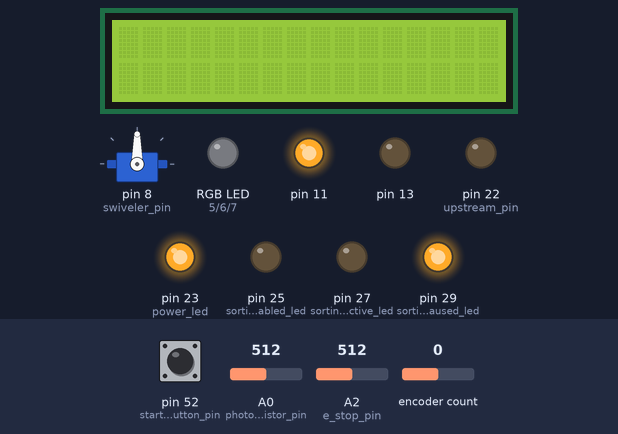
This program was run on a simulated Arduino Mega 2560, built with avr-gcc and run on an emulated ATmega2560. Parts: servo, 16×2 character LCD, an RGB LED mixed from three pins (HIGH = lit), output pins drawn as LEDs (lit = HIGH). The inputs (shaded band) are chosen by the test bench; at power-on: pin 52 (start_stop_button_pin) LOW, A2 (e_stop_pin) = 512, A0 (phototransistor_pin) = 512, encoder count 0. What the program prints to the serial monitor is not drawn.

Above: at 1.2 s.
1.3 s: pin 52 (start_stop_button_pin) pulled HIGH for 1 s
At 3.0 s:
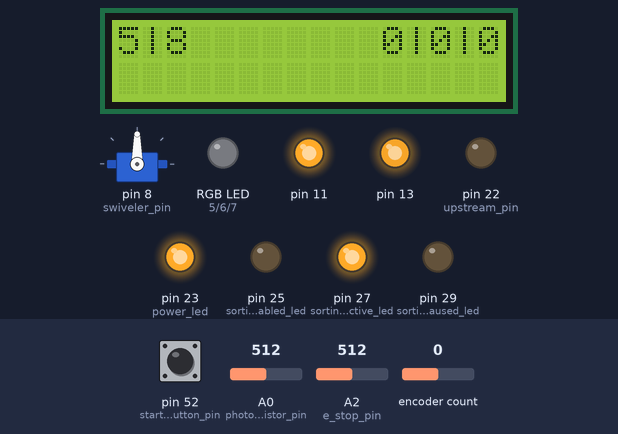
At 3.7 s:
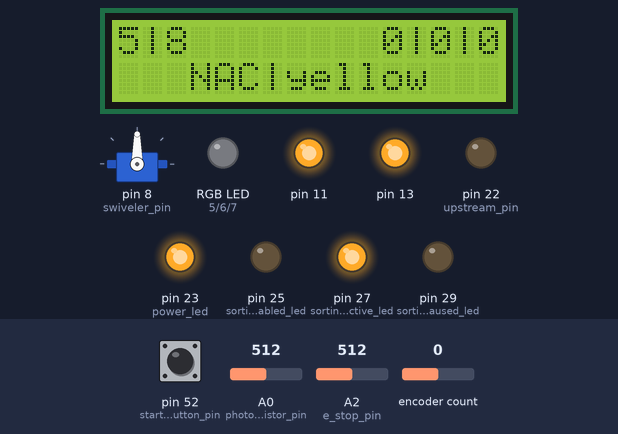
3.8 s: A2 (e_stop_pin) set to 265
6.8 s: A2 (e_stop_pin) set to 238
At 7.8 s:
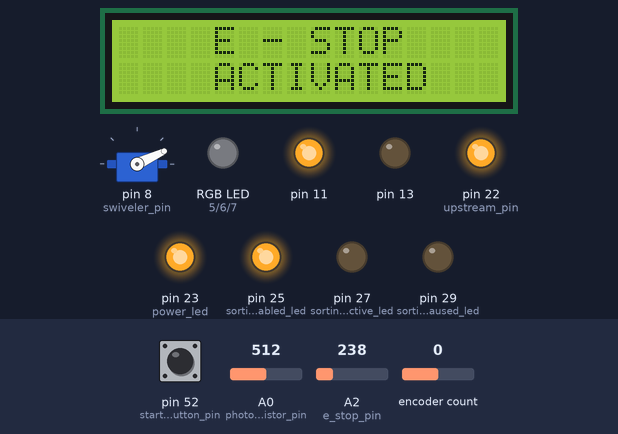
Timing chart, 0 to 9.8 s (numbered marks = the images above; inputs shaded):
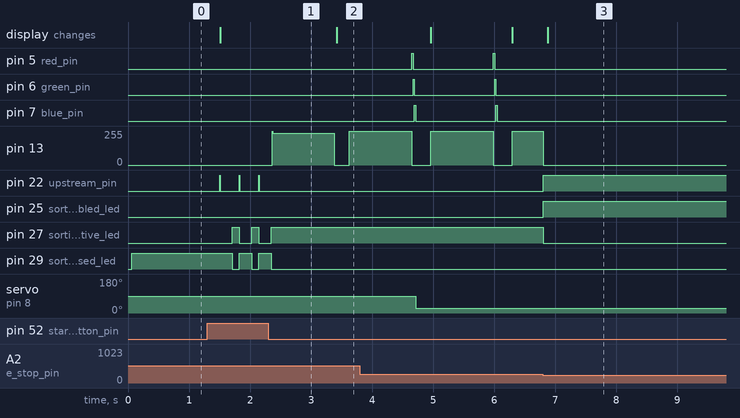

The program:

main.cpp
```cpp
#include <Arduino.h>

#include "config/config_values_2.h"
#include "ConfigParser.hpp"
#include "MotorEncoder.hpp"
#include "Module.hpp"

MotorEncoder motor_encoder(ena_pin, in1_pin, in2_pin, encoder_1_pin, encoder_2_pin, gear_ratio, encoder_counts);
ColorSensor color_sensor(red_pin, green_pin, blue_pin, phototransistor_pin);
Disk disk(&motor_encoder, limit_switch_pin);
Swiveler swively(swiveler_pin);
HandSensor hand_sensor(hand_sensor_pin, threshold_hand_sensor);
MMQueue mm_queue(mm_queue_pins, emitter_pin);
HallSensor hall_sensor(hall_sensor_pin);

ConfigParser config(module_adress, adress_pins, sorting_color_pins, queue_size_pins);
Module mod(BLUE, &mm_queue, &color_sensor, &hall_sensor, &swively, &disk, &config, &hand_sensor, upstream_pin, downstram_pin);

bool running = false;

int num_rotations_for_sensing = 5;
int i = 0;

void setup()
{
    Serial.begin(9600);
    motor_encoder.set_pid_values(K_p, K_d,K_i,alpha);
    mod.init();
    // pinMode(14, OUTPUT);
    // digitalWrite(14, HIGH);
    // motor_encoder.set_speed(150);
    // mod.calibrate();
    // motor_encoder.set_speed(70);
}

void loop() {
    // color_sensor.turn_blue();
    // delay(1000);

    // color_sensor.turn_green();
    // delay(1000);

    // color_sensor.turn_red();
    // delay(5000);

    mod.step();
    // Serial.println(hand_sensor.is_hand());
    // if (disk.move_to_next()){
    //     delay(2000);
    //     disk.reset_time();
    // }
    // if (!running)
    // {
    //     if (digitalRead(start_stop_button_pin))
    //     {
    //         running = true;
    //         disk.reset_time();
    //     }
    // }

    // if (running)
    // {
    //     if (disk.move_to_next())
    //     {
    //         if (i >= 1) color_sensor.calibrate();
    //         delay(2000);
    //         disk.reset_time();
    //         i++;
    //     }
    //     if (i > num_rotations_for_sensing)
    //     {
    //         running=false;
    //     }
    // }
    // motor_encoder.drive_to(-20);
}
```

ColorSensor.hpp
```cpp
#ifndef CE506111_D7C2_4F9A_8BBB_A35244951C3F
#define CE506111_D7C2_4F9A_8BBB_A35244951C3F

#include <Arduino.h>

enum COLORS{
    RED,
    GREEN,
    BLUE,
    YELLOW,
    BROWN,
    ORANGE,
    NOT_A_COLOR
};

class ColorSensor{

    public:

        ColorSensor(int red_pin, int green_pin, int blue_pin, int analogPin);
        ~ColorSensor();

        COLORS get_color();
        void calibrate();
        String color_to_string(COLORS color);

        void turn_red();
        void turn_blue();
        void turn_green();
    private:


        bool is_red(int r, int g, int b);
        bool is_green(int r, int g, int b);
        bool is_blue(int r, int g, int b);
        bool is_brown(int r, int g, int b);
        bool is_yellow(int r, int g, int b);
        bool is_orange(int r, int g, int b);

        /**
         * @brief populates the rgb_arr
         *
         */
        void sense();

        void turn_off();

        int red_pin, blue_pin, green_pin, analogPin;
        int delayTime = 20; // ms
        int rgb_arr[3];


};

#endif /* CE506111_D7C2_4F9A_8BBB_A35244951C3F */
```

Disk.hpp
```cpp
#ifndef B700CA3A_13CA_4997_94F8_7ED00388A6DF
#define B700CA3A_13CA_4997_94F8_7ED00388A6DF

#include "MotorEncoder.hpp"

enum disk_position_enum{
    COLLECTION = 0,
    HALL_SENSOR = 72,
    COLOR_SENSOR = 144,
    TRASH = 216,
    LAST = 288,
    END = 360
};

class Disk{

    public:

        Disk(MotorEncoder *motor, int limit_switch_pin);
        ~Disk();

        bool move_to_next();
        void pause();
        void continue_disk();
        void reset_time();
        void drive_to_zero();
        void init();

    private:

        bool move_to(disk_position_enum des_position);
        void update_position(disk_position_enum pos);

        bool running;

        disk_position_enum curr_position;
        disk_position_enum next_position;

        int rotation_num;
        int limit_switch_pin;

        MotorEncoder *motor;

};

#endif /* B700CA3A_13CA_4997_94F8_7ED00388A6DF */
```

HandSensor.hpp
```cpp
#ifndef D64DD21F_00E0_4890_B4D8_D0821B2BFBCC
#define D64DD21F_00E0_4890_B4D8_D0821B2BFBCC

#include "Arduino.h"

class HandSensor{

    public:
        HandSensor(int analog_pin, int limit);
        ~HandSensor();

        void init();
        bool is_hand();


    private:

        int limit;
        int analog_pin;

};

#endif /* D64DD21F_00E0_4890_B4D8_D0821B2BFBCC */
```

MMQueue.hpp
```cpp
#ifndef BD9F70C2_485C_4D44_9E82_7E4C03E7027D
#define BD9F70C2_485C_4D44_9E82_7E4C03E7027D

 #include <QTRSensors.h>
 #include <Arduino.h>

class MMQueue{

    public:
        MMQueue( const uint8_t sensor_pins[], int emitter_pin);
        ~MMQueue();

        /**
         * @brief
         *
         * checks the queue to count how many m&m's are in the funnel
         *
         * @return true if the queue is not full
         * @return false if the queue is full
         */
        bool is_full();

        double num_mm_in_queue();

        void init();

    private:
        int num_sensors;

        const uint8_t *sensor_pins;
        int emitter_pin;

        uint16_t sensor_values[13];

        QTRSensors *qtr_sensor;


};

#endif /* BD9F70C2_485C_4D44_9E82_7E4C03E7027D */
```

Module.hpp
```cpp
#ifndef AEDE749B_8240_4CFB_8C20_3850DA287764
#define AEDE749B_8240_4CFB_8C20_3850DA287764

#include "ColorSensor.hpp"
#include "Disk.hpp"
#include "MMQueue.hpp"
#include "HallSensor.hpp"
#include "Swiveler.hpp"
#include <cppQueue.h>
#include "LCD.hpp"
#include "HandSensor.hpp"
#include "ConfigParser.hpp"

struct mm_attr{
    bool metal;
    bool right_color;
};

class Module{

    public:

        Module(COLORS target_color, MMQueue *mm_queue, ColorSensor *color_sensor, HallSensor *hall_sensor, Swiveler *swively,
                Disk *disk, ConfigParser *ConfigParser, HandSensor *hand_sensor, int upstream_io_pin, int downstream_io_pin);
        ~Module();

        /**
         * @brief sets the disk position at the beginning
         */
        void calibrate();

        /**
         * @brief a single step in the Module
         *
         */
        void step();

        /**
         * @brief initializes the module - must be called in init()
         *
         */
        void init();

    private:

        enum LED_STATUS{
            ACTIVE,
            PAUSED,
            DISABLED
        };

        bool running;
        bool started;
        bool is_top;

        COLORS target_color;
        COLORS last_color;

        int max_queue_size;

        MMQueue *mm_queue;
        ColorSensor *color_sensor;
        HallSensor *hall_sensor;
        Swiveler *swively;
        Disk *disk;
        cppQueue *mm_command_queue;
        HandSensor *hand_sensor;
        MotorEncoder *hopper_motor;
        LCD *lcd;
        ConfigParser *config_parser;

        // intermodular communication
        int upstream_io_pin;
        int downstream_io_pin;

        // LED communication
        int power_led = 23;
        int sorting_active_led = 27;
        int sorting_paused_led = 29;
        int sorting_disabled_led = 25;

        // button_pins
        int e_stop_pin= A2;
        int start_stop_button_pin = 52;

        // tracking sorted mm's
        int num_sorted;
        int num_unsorted;
        int num_contaminants;

        /**
         * @brief senses the color of an mm
         */
        void sense_color();

        /**
         * @brief senses for metal at the hall effect sensor
         */
        void sense_metal();

        /**
         * @brief checks if the downstream message is to stop the arduino
         * @return true downstream queue is full
         * @return false downstream queue is not full
         */
        bool check_downstream();

        /**
         * @brief pauses the module
         */
        void pause();

        /**
         * @brief if the module is paused then it continues
         */
        void continue_module();

        /**
         * @brief reads the e-stop button and makes sure the arduino knows whats going on
         * @return true e stop button is on
         * @return false e stop button is off
         */
        bool e_stop_activated();

        /**
         * @brief sends message to upstream module to pause
         */
        void send_upstream_pause();

        /**
         * @brief tells the upstream module to continue
         */
        void send_upstream_continue();

        /**
         * @brief is there a hand in the machine
         *
         * @return true yes there is a hand in the machine
         * @return false no there isnt a hand in the machine
         */
        bool is_hand();

        /**
         * @brief reads the hall sensor and the color position and adds the appropriate things to the queue
         *
         */
        COLORS check_mm();

        /**
         * @brief sends the swiveler to the correct position based on the mm
         *
         */
        void move_swiveler_and_update_counts(const mm_attr &mm_at_swiveler);

        /**
         * @brief didplays the top row on the LCD display - this shows the queue and counts
         *
         * @param queue_size
         */
        void display_top_row(int queue_size);

        /**
         * @brief displays the bottom row on the LCD which shows the color
         * !! warning this is a slow command !!
         *
         * @param color
         */
        void display_bottom_row(COLORS color);

        /**
         * @brief reads the config from the other mega
         * TODO: still has to be done and tested
         */
        void wait_for_config();

        /**
         * @brief checks if the start_stop_button has been depressed
         *
         * @return true if the button is pressed
         * @return false if the button is not pressed
         */
        bool is_start_stop_button();

        /**
         * @brief special case of pause b/c it contains an infinite loop that waits for e_stop to be reset
         * and the button to be pressed
         */
        void e_stop_pause();

        /**
         * @brief enters an infinte loop until the hand is removed the the button is pressed
         */
        void hand_sensor_pause();

        /**
         * @brief turns the led to the correct color;
         *
         * @param led_status
         */
        void set_led(LED_STATUS led_status);

};

#endif /* AEDE749B_8240_4CFB_8C20_3850DA287764 */
```

MotorEncoder.hpp
```cpp
#ifndef BADE85DE_23EB_439C_B233_928A4F2E5B39
#define BADE85DE_23EB_439C_B233_928A4F2E5B39

#include "Encoder.h"

class MotorEncoder{

    public:
        /**
        * @brief Construct a new Motor Encoder object
        *
        * @param ena_pin
        * @param in1_pin
        * @param in2_pin
        * @param encoder_a_pin1 should be interrupt enabled
        * @param encoder_a_pin2
        * @param encoder_b_pin1 should be interrupt enabled
        * @param encoder_b_pin2
        */
        MotorEncoder(int ena_pin, int in1_pin, int in2_pin, int encoder_pin1, int encoder_pin2, int gear_ratio, int count);
        ~MotorEncoder();

        /**
         * @brief resets the position of the encoder to 0 degrees
         */
        void reset();

        /**
         * @brief turns on the motor to the speed value in the instance variable
         */
        void turn_on();

        /**
         * @brief Sets the speed of the motor
         *
         * @param speed
         * @return int -> the speed it was set to (since the speed will be normalized in case of < 0
         *                                          or > 75)
         */
        double set_speed(double speed);

        /**
         * @brief turns off the motor (does not reset the speed variable)
         */
        void turn_off();

        /**
         * @brief sets rotation to cw
         */
        void cw();

        /**
         * @brief sets rotation to ccw
         */
        void ccw();


        /**
         * @brief drives to a certain position in degrees [0 - 360]
         *
         * @param degrees to drive to
         * @return true motor is at that position
         * @return false motor is still driving to position
         */
        bool drive_to(int degrees);

        double set_init_speed(double speed);
        void set_pid_values(double Kp, double Kd, double Ki, double alpha);

        void reset_time() {
            t_old = micros() / 1000000.0;
            t_start = t_old;
        }

    private:

        int ena_pin;
        int in1_pin;
        int in2_pin;

        int gear_ratio;
        int count;

        bool direction_clockwise;

        float deg_per_count;

        double speed;

        Encoder *encoder;

        /**
         * @brief normalizes the speed to make sure it doesnt go above 255 or below 0
         *
         * @param speed
         * @return int returns the normalized speed
         */
        double normalize_speed(double speed);

        /**
         * @brief Gets the encoder_counts in the deg
         *
         * @return float
         */
        float get_pos();

        void pid(double des);

        double t_start;
        double t_old;
        double T_interval = .001;
        double Kp, Kd, Ki;
        double error_old, dError_filt_old;
        double delta_t;
        double error;
        double integralError;
        double dErrordt;
        double dErrordtFilt;
        double V;
        unsigned long t_ms;
        double t;
        double alpha;
        double pos;
        double old_pos;
};

#endif /* BADE85DE_23EB_439C_B233_928A4F2E5B39 */
```

Swiveler.hpp
```cpp
#ifndef B88F8F98_8AEF_4956_A98B_C2E3A697A545
#define B88F8F98_8AEF_4956_A98B_C2E3A697A545

#include <Servo.h>


enum swiveler_position_enum{
    CLOSED = 80,
    BUCKET = 0,
    NEXT_MODULE = 25,
};

class Swiveler{
    public:

        Swiveler(int servo_pin);
        ~Swiveler();

        void move_to(swiveler_position_enum desired_pos);
        void init();
        void move_to_degree(int degree);

    private:
        int pin_num;
        swiveler_position_enum position;
        Servo *servo;

};

#endif /* B88F8F98_8AEF_4956_A98B_C2E3A697A545 */
```

Disk.cpp
```cpp
#include "Disk.hpp"


Disk::Disk(MotorEncoder *motor, int limit_switch_pin) {
    this->motor = motor;
    curr_position = COLLECTION;
    next_position = HALL_SENSOR;
    this->limit_switch_pin = limit_switch_pin;
}

Disk::~Disk() {
    delete motor;
}

void Disk::init(){
    pinMode(limit_switch_pin, INPUT);
}

bool Disk::move_to(disk_position_enum des_position) {

    int des_pos_continous = rotation_num * 360 + des_position;

    if (motor->drive_to(des_pos_continous)){
        update_position(des_position);
        return true;
    }
    return false;
}

void Disk::reset_time(){
    motor->reset_time();
}

void Disk::update_position(disk_position_enum pos) {

    curr_position = pos;

    switch (pos)
    {
    case COLLECTION:
        next_position = HALL_SENSOR;
        break;

    case HALL_SENSOR:
        next_position = COLOR_SENSOR;
        break;

    case COLOR_SENSOR:
        next_position = TRASH;
        break;

    case TRASH:
        next_position = LAST;
        break;

    case LAST:
        next_position = END;
        break;

    case END:
        next_position = HALL_SENSOR;
        rotation_num++;
        // motor->reset();
        break;

    default:
        break;
    }
}

bool Disk::move_to_next() {
    return move_to(next_position);
}

void Disk::pause() {
    motor->turn_off();
}

void Disk::continue_disk(){
    motor->reset_time();
}

void Disk::drive_to_zero(){
    motor->set_speed(30);
    motor->turn_on();
    while(!digitalRead(limit_switch_pin)){}
    motor->turn_off();
    motor->reset();
}
```

HandSensor.cpp
```cpp
#include "HandSensor.hpp"


HandSensor::HandSensor(int analog_pin, int limit) {
    this->analog_pin = analog_pin;
    this->limit = limit;
}

HandSensor::~HandSensor() {

}

void HandSensor::init() {
    pinMode(analog_pin, INPUT);
    Serial.println(limit);
}

bool HandSensor::is_hand() {
    // Serial.println(analogRead(analog_pin));
    return analogRead(analog_pin) > limit;
}
```

MMQueue.cpp
```cpp
#include "MMQueue.hpp"

MMQueue::MMQueue(const uint8_t sensor_pins[], int emitter_pin)
{
  this->sensor_pins = sensor_pins;
  this->emitter_pin = emitter_pin;
  this->qtr_sensor = new QTRSensors();
}

MMQueue::~MMQueue()
{
  delete qtr_sensor;
}

void MMQueue::init()
{

  qtr_sensor->setTypeRC();
  qtr_sensor->setSensorPins(sensor_pins, 13);
  qtr_sensor->setEmitterPin(emitter_pin);
  // num_sensors = sizeof(sensor_pins) / sizeof(uint8_t);
  num_sensors = 13;
  // sensor_values = new uint16_t[num_sensors];
}

double MMQueue::num_mm_in_queue()
{
  qtr_sensor->read(sensor_values);

  int count_below_threshold = 0;

  for (uint8_t i = 0; i < 13; i++)
  {
    // Serial.print(sensor_values[i]);
    // Serial.print('\t');
    if (sensor_values[i] < 350) {
      count_below_threshold++;
    }
  }


  double num_unrounded = (float)(count_below_threshold) / 1.6;
  return round(num_unrounded);
}
```

Swiveler.cpp
```cpp
#include "Swiveler.hpp"
#include <Arduino.h>

Swiveler::Swiveler(int servo_pin) {
    pin_num = servo_pin;
    servo = new Servo();
}

void Swiveler::init(){
    servo->attach(pin_num);
}

Swiveler::~Swiveler() {
    servo->detach();
    delete servo;
}

void Swiveler::move_to(swiveler_position_enum desired_pos) {
    servo->write(desired_pos);
    position = desired_pos;
}

void Swiveler::move_to_degree(int degree){
    servo->write(degree);
}
```

ConfigParser.hpp
```cpp
#ifndef ABF48A6D_8977_4DC9_A6A3_46D2B2E41E90
#define ABF48A6D_8977_4DC9_A6A3_46D2B2E41E90

#include <Arduino.h>
#include "ColorSensor.hpp"

class ConfigParser{
    public:
        ConfigParser(int adress, const int adress_pins[], const int sorting_color_pins[], const int queue_size_pins[]);
        ~ConfigParser();

        void init();

        bool read();
        int get_queue_size();
        COLORS get_color();


    private:

        // these pins must be formatted in descending order -> the most significant bit first and the least significant bit last
        const int *adress_pins;
        const int *sorting_color_pins;
        const int *queue_size_pins;
        int adress;

        COLORS color;
        int queue_size;

        static int int_from_pins(const int *pins, int length);
        static int convert(char *binary_char);

};

#endif /* ABF48A6D_8977_4DC9_A6A3_46D2B2E41E90 */
```

Source omitted: ColorSensor.cpp (4773 bytes), Module.cpp (7772 bytes), MotorEncoder.cpp (3128 bytes), color_sensor_values_2.h (1131 bytes), config_values_2.h (1710 bytes), ConfigParser.cpp (1906 bytes), HallSensor.hpp (304 bytes), LCD.hpp (780 bytes), HallSensor.cpp (191 bytes), LCD.cpp (1306 bytes)

Measured:
- the behaviour switches between 250 and 249 on A2 (e_stop_pin) (found by bisection; images 2 and 3)
- after the input at 1.3 s, pin 13: 0/255 → 237/255 after 1.1 s, → 0/255 1.0 s later, → 255/255 0.25 s later; pin 22 (upstream_pin): alternates HIGH for 0.01 s and LOW for 0.31 s, 6 changes in all, then stays LOW, starting after 0.20 s
- after the input at 6.8 s, pin 5 (red_pin), pin 6 (green_pin), pin 7 (blue_pin): stops changing and stays LOW; pin 22 (upstream_pin), pin 25 (sorting_disabled_led): LOW → HIGH at once; pin 27 (sorting_active_led): HIGH → LOW at once; servo on pin 8 (swiveler_pin): stops changing and stays 25°; the display: changes after 0.08 s (image 3)
- by itself, pin 5 (red_pin), pin 6 (green_pin), pin 7 (blue_pin): alternates HIGH for 0.02 s and LOW for 1.3 s
